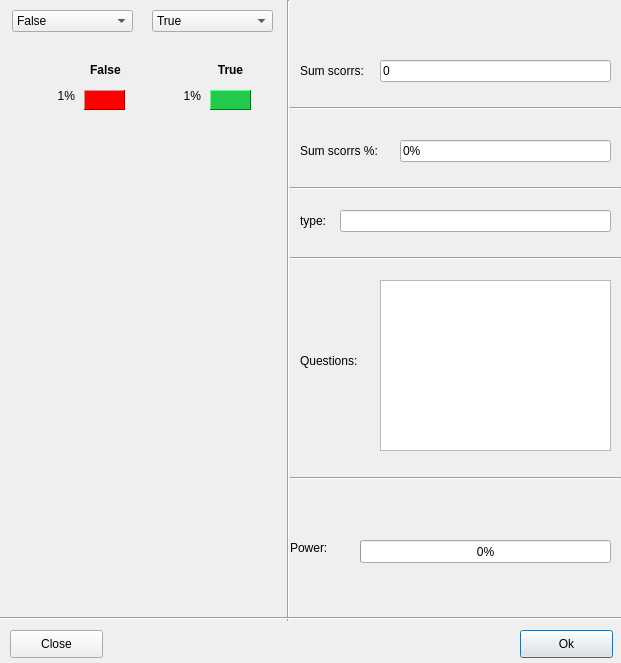
<?xml version="1.0" encoding="UTF-8"?>
<ui version="4.0">
 <class>Dialog</class>
 <widget class="QDialog" name="Dialog">
  <property name="geometry">
   <rect>
    <x>0</x>
    <y>0</y>
    <width>621</width>
    <height>663</height>
   </rect>
  </property>
  <property name="windowTitle">
   <string>report card</string>
  </property>
  <property name="windowIcon">
   <iconset>
    <normaloff>icon.ico</normaloff>icon.ico</iconset>
  </property>
  <widget class="QPushButton" name="pushButton">
   <property name="geometry">
    <rect>
     <x>520</x>
     <y>630</y>
     <width>93</width>
     <height>28</height>
    </rect>
   </property>
   <property name="text">
    <string>Ok</string>
   </property>
  </widget>
  <widget class="QPushButton" name="pushButton_2">
   <property name="geometry">
    <rect>
     <x>10</x>
     <y>630</y>
     <width>93</width>
     <height>28</height>
    </rect>
   </property>
   <property name="text">
    <string>Close</string>
   </property>
  </widget>
  <widget class="QLabel" name="label">
   <property name="geometry">
    <rect>
     <x>84</x>
     <y>90</y>
     <width>41</width>
     <height>20</height>
    </rect>
   </property>
   <property name="palette">
    <palette>
     <active>
      <colorrole role="WindowText">
       <brush brushstyle="SolidPattern">
        <color alpha="255">
         <red>0</red>
         <green>0</green>
         <blue>0</blue>
        </color>
       </brush>
      </colorrole>
      <colorrole role="Button">
       <brush brushstyle="SolidPattern">
        <color alpha="255">
         <red>255</red>
         <green>0</green>
         <blue>0</blue>
        </color>
       </brush>
      </colorrole>
      <colorrole role="Light">
       <brush brushstyle="SolidPattern">
        <color alpha="255">
         <red>255</red>
         <green>127</green>
         <blue>127</blue>
        </color>
       </brush>
      </colorrole>
      <colorrole role="Midlight">
       <brush brushstyle="SolidPattern">
        <color alpha="255">
         <red>255</red>
         <green>63</green>
         <blue>63</blue>
        </color>
       </brush>
      </colorrole>
      <colorrole role="Dark">
       <brush brushstyle="SolidPattern">
        <color alpha="255">
         <red>127</red>
         <green>0</green>
         <blue>0</blue>
        </color>
       </brush>
      </colorrole>
      <colorrole role="Mid">
       <brush brushstyle="SolidPattern">
        <color alpha="255">
         <red>170</red>
         <green>0</green>
         <blue>0</blue>
        </color>
       </brush>
      </colorrole>
      <colorrole role="Text">
       <brush brushstyle="SolidPattern">
        <color alpha="255">
         <red>0</red>
         <green>0</green>
         <blue>0</blue>
        </color>
       </brush>
      </colorrole>
      <colorrole role="BrightText">
       <brush brushstyle="SolidPattern">
        <color alpha="255">
         <red>255</red>
         <green>255</green>
         <blue>255</blue>
        </color>
       </brush>
      </colorrole>
      <colorrole role="ButtonText">
       <brush brushstyle="SolidPattern">
        <color alpha="255">
         <red>0</red>
         <green>0</green>
         <blue>0</blue>
        </color>
       </brush>
      </colorrole>
      <colorrole role="Base">
       <brush brushstyle="SolidPattern">
        <color alpha="255">
         <red>255</red>
         <green>255</green>
         <blue>255</blue>
        </color>
       </brush>
      </colorrole>
      <colorrole role="Window">
       <brush brushstyle="SolidPattern">
        <color alpha="255">
         <red>255</red>
         <green>0</green>
         <blue>0</blue>
        </color>
       </brush>
      </colorrole>
      <colorrole role="Shadow">
       <brush brushstyle="SolidPattern">
        <color alpha="255">
         <red>0</red>
         <green>0</green>
         <blue>0</blue>
        </color>
       </brush>
      </colorrole>
      <colorrole role="AlternateBase">
       <brush brushstyle="SolidPattern">
        <color alpha="255">
         <red>255</red>
         <green>127</green>
         <blue>127</blue>
        </color>
       </brush>
      </colorrole>
      <colorrole role="ToolTipBase">
       <brush brushstyle="SolidPattern">
        <color alpha="255">
         <red>255</red>
         <green>255</green>
         <blue>220</blue>
        </color>
       </brush>
      </colorrole>
      <colorrole role="ToolTipText">
       <brush brushstyle="SolidPattern">
        <color alpha="255">
         <red>0</red>
         <green>0</green>
         <blue>0</blue>
        </color>
       </brush>
      </colorrole>
      <colorrole role="PlaceholderText">
       <brush brushstyle="SolidPattern">
        <color alpha="128">
         <red>0</red>
         <green>0</green>
         <blue>0</blue>
        </color>
       </brush>
      </colorrole>
     </active>
     <inactive>
      <colorrole role="WindowText">
       <brush brushstyle="SolidPattern">
        <color alpha="255">
         <red>0</red>
         <green>0</green>
         <blue>0</blue>
        </color>
       </brush>
      </colorrole>
      <colorrole role="Button">
       <brush brushstyle="SolidPattern">
        <color alpha="255">
         <red>255</red>
         <green>0</green>
         <blue>0</blue>
        </color>
       </brush>
      </colorrole>
      <colorrole role="Light">
       <brush brushstyle="SolidPattern">
        <color alpha="255">
         <red>255</red>
         <green>127</green>
         <blue>127</blue>
        </color>
       </brush>
      </colorrole>
      <colorrole role="Midlight">
       <brush brushstyle="SolidPattern">
        <color alpha="255">
         <red>255</red>
         <green>63</green>
         <blue>63</blue>
        </color>
       </brush>
      </colorrole>
      <colorrole role="Dark">
       <brush brushstyle="SolidPattern">
        <color alpha="255">
         <red>127</red>
         <green>0</green>
         <blue>0</blue>
        </color>
       </brush>
      </colorrole>
      <colorrole role="Mid">
       <brush brushstyle="SolidPattern">
        <color alpha="255">
         <red>170</red>
         <green>0</green>
         <blue>0</blue>
        </color>
       </brush>
      </colorrole>
      <colorrole role="Text">
       <brush brushstyle="SolidPattern">
        <color alpha="255">
         <red>0</red>
         <green>0</green>
         <blue>0</blue>
        </color>
       </brush>
      </colorrole>
      <colorrole role="BrightText">
       <brush brushstyle="SolidPattern">
        <color alpha="255">
         <red>255</red>
         <green>255</green>
         <blue>255</blue>
        </color>
       </brush>
      </colorrole>
      <colorrole role="ButtonText">
       <brush brushstyle="SolidPattern">
        <color alpha="255">
         <red>0</red>
         <green>0</green>
         <blue>0</blue>
        </color>
       </brush>
      </colorrole>
      <colorrole role="Base">
       <brush brushstyle="SolidPattern">
        <color alpha="255">
         <red>255</red>
         <green>255</green>
         <blue>255</blue>
        </color>
       </brush>
      </colorrole>
      <colorrole role="Window">
       <brush brushstyle="SolidPattern">
        <color alpha="255">
         <red>255</red>
         <green>0</green>
         <blue>0</blue>
        </color>
       </brush>
      </colorrole>
      <colorrole role="Shadow">
       <brush brushstyle="SolidPattern">
        <color alpha="255">
         <red>0</red>
         <green>0</green>
         <blue>0</blue>
        </color>
       </brush>
      </colorrole>
      <colorrole role="AlternateBase">
       <brush brushstyle="SolidPattern">
        <color alpha="255">
         <red>255</red>
         <green>127</green>
         <blue>127</blue>
        </color>
       </brush>
      </colorrole>
      <colorrole role="ToolTipBase">
       <brush brushstyle="SolidPattern">
        <color alpha="255">
         <red>255</red>
         <green>255</green>
         <blue>220</blue>
        </color>
       </brush>
      </colorrole>
      <colorrole role="ToolTipText">
       <brush brushstyle="SolidPattern">
        <color alpha="255">
         <red>0</red>
         <green>0</green>
         <blue>0</blue>
        </color>
       </brush>
      </colorrole>
      <colorrole role="PlaceholderText">
       <brush brushstyle="SolidPattern">
        <color alpha="128">
         <red>0</red>
         <green>0</green>
         <blue>0</blue>
        </color>
       </brush>
      </colorrole>
     </inactive>
     <disabled>
      <colorrole role="WindowText">
       <brush brushstyle="SolidPattern">
        <color alpha="255">
         <red>127</red>
         <green>0</green>
         <blue>0</blue>
        </color>
       </brush>
      </colorrole>
      <colorrole role="Button">
       <brush brushstyle="SolidPattern">
        <color alpha="255">
         <red>255</red>
         <green>0</green>
         <blue>0</blue>
        </color>
       </brush>
      </colorrole>
      <colorrole role="Light">
       <brush brushstyle="SolidPattern">
        <color alpha="255">
         <red>255</red>
         <green>127</green>
         <blue>127</blue>
        </color>
       </brush>
      </colorrole>
      <colorrole role="Midlight">
       <brush brushstyle="SolidPattern">
        <color alpha="255">
         <red>255</red>
         <green>63</green>
         <blue>63</blue>
        </color>
       </brush>
      </colorrole>
      <colorrole role="Dark">
       <brush brushstyle="SolidPattern">
        <color alpha="255">
         <red>127</red>
         <green>0</green>
         <blue>0</blue>
        </color>
       </brush>
      </colorrole>
      <colorrole role="Mid">
       <brush brushstyle="SolidPattern">
        <color alpha="255">
         <red>170</red>
         <green>0</green>
         <blue>0</blue>
        </color>
       </brush>
      </colorrole>
      <colorrole role="Text">
       <brush brushstyle="SolidPattern">
        <color alpha="255">
         <red>127</red>
         <green>0</green>
         <blue>0</blue>
        </color>
       </brush>
      </colorrole>
      <colorrole role="BrightText">
       <brush brushstyle="SolidPattern">
        <color alpha="255">
         <red>255</red>
         <green>255</green>
         <blue>255</blue>
        </color>
       </brush>
      </colorrole>
      <colorrole role="ButtonText">
       <brush brushstyle="SolidPattern">
        <color alpha="255">
         <red>127</red>
         <green>0</green>
         <blue>0</blue>
        </color>
       </brush>
      </colorrole>
      <colorrole role="Base">
       <brush brushstyle="SolidPattern">
        <color alpha="255">
         <red>255</red>
         <green>0</green>
         <blue>0</blue>
        </color>
       </brush>
      </colorrole>
      <colorrole role="Window">
       <brush brushstyle="SolidPattern">
        <color alpha="255">
         <red>255</red>
         <green>0</green>
         <blue>0</blue>
        </color>
       </brush>
      </colorrole>
      <colorrole role="Shadow">
       <brush brushstyle="SolidPattern">
        <color alpha="255">
         <red>0</red>
         <green>0</green>
         <blue>0</blue>
        </color>
       </brush>
      </colorrole>
      <colorrole role="AlternateBase">
       <brush brushstyle="SolidPattern">
        <color alpha="255">
         <red>255</red>
         <green>0</green>
         <blue>0</blue>
        </color>
       </brush>
      </colorrole>
      <colorrole role="ToolTipBase">
       <brush brushstyle="SolidPattern">
        <color alpha="255">
         <red>255</red>
         <green>255</green>
         <blue>220</blue>
        </color>
       </brush>
      </colorrole>
      <colorrole role="ToolTipText">
       <brush brushstyle="SolidPattern">
        <color alpha="255">
         <red>0</red>
         <green>0</green>
         <blue>0</blue>
        </color>
       </brush>
      </colorrole>
      <colorrole role="PlaceholderText">
       <brush brushstyle="SolidPattern">
        <color alpha="128">
         <red>0</red>
         <green>0</green>
         <blue>0</blue>
        </color>
       </brush>
      </colorrole>
     </disabled>
    </palette>
   </property>
   <property name="autoFillBackground">
    <bool>true</bool>
   </property>
   <property name="frameShape">
    <enum>QFrame::Panel</enum>
   </property>
   <property name="frameShadow">
    <enum>QFrame::Raised</enum>
   </property>
   <property name="text">
    <string/>
   </property>
  </widget>
  <widget class="QLabel" name="label_3">
   <property name="geometry">
    <rect>
     <x>210</x>
     <y>90</y>
     <width>41</width>
     <height>20</height>
    </rect>
   </property>
   <property name="palette">
    <palette>
     <active>
      <colorrole role="WindowText">
       <brush brushstyle="SolidPattern">
        <color alpha="255">
         <red>0</red>
         <green>0</green>
         <blue>0</blue>
        </color>
       </brush>
      </colorrole>
      <colorrole role="Button">
       <brush brushstyle="SolidPattern">
        <color alpha="255">
         <red>36</red>
         <green>200</green>
         <blue>77</blue>
        </color>
       </brush>
      </colorrole>
      <colorrole role="Light">
       <brush brushstyle="SolidPattern">
        <color alpha="255">
         <red>91</red>
         <green>255</green>
         <blue>132</blue>
        </color>
       </brush>
      </colorrole>
      <colorrole role="Midlight">
       <brush brushstyle="SolidPattern">
        <color alpha="255">
         <red>63</red>
         <green>227</green>
         <blue>104</blue>
        </color>
       </brush>
      </colorrole>
      <colorrole role="Dark">
       <brush brushstyle="SolidPattern">
        <color alpha="255">
         <red>18</red>
         <green>100</green>
         <blue>38</blue>
        </color>
       </brush>
      </colorrole>
      <colorrole role="Mid">
       <brush brushstyle="SolidPattern">
        <color alpha="255">
         <red>24</red>
         <green>133</green>
         <blue>51</blue>
        </color>
       </brush>
      </colorrole>
      <colorrole role="Text">
       <brush brushstyle="SolidPattern">
        <color alpha="255">
         <red>0</red>
         <green>0</green>
         <blue>0</blue>
        </color>
       </brush>
      </colorrole>
      <colorrole role="BrightText">
       <brush brushstyle="SolidPattern">
        <color alpha="255">
         <red>255</red>
         <green>255</green>
         <blue>255</blue>
        </color>
       </brush>
      </colorrole>
      <colorrole role="ButtonText">
       <brush brushstyle="SolidPattern">
        <color alpha="255">
         <red>0</red>
         <green>0</green>
         <blue>0</blue>
        </color>
       </brush>
      </colorrole>
      <colorrole role="Base">
       <brush brushstyle="SolidPattern">
        <color alpha="255">
         <red>255</red>
         <green>255</green>
         <blue>255</blue>
        </color>
       </brush>
      </colorrole>
      <colorrole role="Window">
       <brush brushstyle="SolidPattern">
        <color alpha="255">
         <red>36</red>
         <green>200</green>
         <blue>77</blue>
        </color>
       </brush>
      </colorrole>
      <colorrole role="Shadow">
       <brush brushstyle="SolidPattern">
        <color alpha="255">
         <red>0</red>
         <green>0</green>
         <blue>0</blue>
        </color>
       </brush>
      </colorrole>
      <colorrole role="AlternateBase">
       <brush brushstyle="SolidPattern">
        <color alpha="255">
         <red>145</red>
         <green>227</green>
         <blue>166</blue>
        </color>
       </brush>
      </colorrole>
      <colorrole role="ToolTipBase">
       <brush brushstyle="SolidPattern">
        <color alpha="255">
         <red>255</red>
         <green>255</green>
         <blue>220</blue>
        </color>
       </brush>
      </colorrole>
      <colorrole role="ToolTipText">
       <brush brushstyle="SolidPattern">
        <color alpha="255">
         <red>0</red>
         <green>0</green>
         <blue>0</blue>
        </color>
       </brush>
      </colorrole>
      <colorrole role="PlaceholderText">
       <brush brushstyle="SolidPattern">
        <color alpha="128">
         <red>0</red>
         <green>0</green>
         <blue>0</blue>
        </color>
       </brush>
      </colorrole>
     </active>
     <inactive>
      <colorrole role="WindowText">
       <brush brushstyle="SolidPattern">
        <color alpha="255">
         <red>0</red>
         <green>0</green>
         <blue>0</blue>
        </color>
       </brush>
      </colorrole>
      <colorrole role="Button">
       <brush brushstyle="SolidPattern">
        <color alpha="255">
         <red>36</red>
         <green>200</green>
         <blue>77</blue>
        </color>
       </brush>
      </colorrole>
      <colorrole role="Light">
       <brush brushstyle="SolidPattern">
        <color alpha="255">
         <red>91</red>
         <green>255</green>
         <blue>132</blue>
        </color>
       </brush>
      </colorrole>
      <colorrole role="Midlight">
       <brush brushstyle="SolidPattern">
        <color alpha="255">
         <red>63</red>
         <green>227</green>
         <blue>104</blue>
        </color>
       </brush>
      </colorrole>
      <colorrole role="Dark">
       <brush brushstyle="SolidPattern">
        <color alpha="255">
         <red>18</red>
         <green>100</green>
         <blue>38</blue>
        </color>
       </brush>
      </colorrole>
      <colorrole role="Mid">
       <brush brushstyle="SolidPattern">
        <color alpha="255">
         <red>24</red>
         <green>133</green>
         <blue>51</blue>
        </color>
       </brush>
      </colorrole>
      <colorrole role="Text">
       <brush brushstyle="SolidPattern">
        <color alpha="255">
         <red>0</red>
         <green>0</green>
         <blue>0</blue>
        </color>
       </brush>
      </colorrole>
      <colorrole role="BrightText">
       <brush brushstyle="SolidPattern">
        <color alpha="255">
         <red>255</red>
         <green>255</green>
         <blue>255</blue>
        </color>
       </brush>
      </colorrole>
      <colorrole role="ButtonText">
       <brush brushstyle="SolidPattern">
        <color alpha="255">
         <red>0</red>
         <green>0</green>
         <blue>0</blue>
        </color>
       </brush>
      </colorrole>
      <colorrole role="Base">
       <brush brushstyle="SolidPattern">
        <color alpha="255">
         <red>255</red>
         <green>255</green>
         <blue>255</blue>
        </color>
       </brush>
      </colorrole>
      <colorrole role="Window">
       <brush brushstyle="SolidPattern">
        <color alpha="255">
         <red>36</red>
         <green>200</green>
         <blue>77</blue>
        </color>
       </brush>
      </colorrole>
      <colorrole role="Shadow">
       <brush brushstyle="SolidPattern">
        <color alpha="255">
         <red>0</red>
         <green>0</green>
         <blue>0</blue>
        </color>
       </brush>
      </colorrole>
      <colorrole role="AlternateBase">
       <brush brushstyle="SolidPattern">
        <color alpha="255">
         <red>145</red>
         <green>227</green>
         <blue>166</blue>
        </color>
       </brush>
      </colorrole>
      <colorrole role="ToolTipBase">
       <brush brushstyle="SolidPattern">
        <color alpha="255">
         <red>255</red>
         <green>255</green>
         <blue>220</blue>
        </color>
       </brush>
      </colorrole>
      <colorrole role="ToolTipText">
       <brush brushstyle="SolidPattern">
        <color alpha="255">
         <red>0</red>
         <green>0</green>
         <blue>0</blue>
        </color>
       </brush>
      </colorrole>
      <colorrole role="PlaceholderText">
       <brush brushstyle="SolidPattern">
        <color alpha="128">
         <red>0</red>
         <green>0</green>
         <blue>0</blue>
        </color>
       </brush>
      </colorrole>
     </inactive>
     <disabled>
      <colorrole role="WindowText">
       <brush brushstyle="SolidPattern">
        <color alpha="255">
         <red>18</red>
         <green>100</green>
         <blue>38</blue>
        </color>
       </brush>
      </colorrole>
      <colorrole role="Button">
       <brush brushstyle="SolidPattern">
        <color alpha="255">
         <red>36</red>
         <green>200</green>
         <blue>77</blue>
        </color>
       </brush>
      </colorrole>
      <colorrole role="Light">
       <brush brushstyle="SolidPattern">
        <color alpha="255">
         <red>91</red>
         <green>255</green>
         <blue>132</blue>
        </color>
       </brush>
      </colorrole>
      <colorrole role="Midlight">
       <brush brushstyle="SolidPattern">
        <color alpha="255">
         <red>63</red>
         <green>227</green>
         <blue>104</blue>
        </color>
       </brush>
      </colorrole>
      <colorrole role="Dark">
       <brush brushstyle="SolidPattern">
        <color alpha="255">
         <red>18</red>
         <green>100</green>
         <blue>38</blue>
        </color>
       </brush>
      </colorrole>
      <colorrole role="Mid">
       <brush brushstyle="SolidPattern">
        <color alpha="255">
         <red>24</red>
         <green>133</green>
         <blue>51</blue>
        </color>
       </brush>
      </colorrole>
      <colorrole role="Text">
       <brush brushstyle="SolidPattern">
        <color alpha="255">
         <red>18</red>
         <green>100</green>
         <blue>38</blue>
        </color>
       </brush>
      </colorrole>
      <colorrole role="BrightText">
       <brush brushstyle="SolidPattern">
        <color alpha="255">
         <red>255</red>
         <green>255</green>
         <blue>255</blue>
        </color>
       </brush>
      </colorrole>
      <colorrole role="ButtonText">
       <brush brushstyle="SolidPattern">
        <color alpha="255">
         <red>18</red>
         <green>100</green>
         <blue>38</blue>
        </color>
       </brush>
      </colorrole>
      <colorrole role="Base">
       <brush brushstyle="SolidPattern">
        <color alpha="255">
         <red>36</red>
         <green>200</green>
         <blue>77</blue>
        </color>
       </brush>
      </colorrole>
      <colorrole role="Window">
       <brush brushstyle="SolidPattern">
        <color alpha="255">
         <red>36</red>
         <green>200</green>
         <blue>77</blue>
        </color>
       </brush>
      </colorrole>
      <colorrole role="Shadow">
       <brush brushstyle="SolidPattern">
        <color alpha="255">
         <red>0</red>
         <green>0</green>
         <blue>0</blue>
        </color>
       </brush>
      </colorrole>
      <colorrole role="AlternateBase">
       <brush brushstyle="SolidPattern">
        <color alpha="255">
         <red>36</red>
         <green>200</green>
         <blue>77</blue>
        </color>
       </brush>
      </colorrole>
      <colorrole role="ToolTipBase">
       <brush brushstyle="SolidPattern">
        <color alpha="255">
         <red>255</red>
         <green>255</green>
         <blue>220</blue>
        </color>
       </brush>
      </colorrole>
      <colorrole role="ToolTipText">
       <brush brushstyle="SolidPattern">
        <color alpha="255">
         <red>0</red>
         <green>0</green>
         <blue>0</blue>
        </color>
       </brush>
      </colorrole>
      <colorrole role="PlaceholderText">
       <brush brushstyle="SolidPattern">
        <color alpha="128">
         <red>0</red>
         <green>0</green>
         <blue>0</blue>
        </color>
       </brush>
      </colorrole>
     </disabled>
    </palette>
   </property>
   <property name="autoFillBackground">
    <bool>true</bool>
   </property>
   <property name="frameShape">
    <enum>QFrame::Panel</enum>
   </property>
   <property name="frameShadow">
    <enum>QFrame::Raised</enum>
   </property>
   <property name="text">
    <string/>
   </property>
  </widget>
  <widget class="QLabel" name="label_4">
   <property name="geometry">
    <rect>
     <x>175</x>
     <y>60</y>
     <width>111</width>
     <height>20</height>
    </rect>
   </property>
   <property name="font">
    <font>
     <weight>75</weight>
     <bold>true</bold>
    </font>
   </property>
   <property name="text">
    <string>True</string>
   </property>
   <property name="alignment">
    <set>Qt::AlignCenter</set>
   </property>
  </widget>
  <widget class="QLabel" name="label_5">
   <property name="geometry">
    <rect>
     <x>24</x>
     <y>80</y>
     <width>51</width>
     <height>31</height>
    </rect>
   </property>
   <property name="text">
    <string>1%</string>
   </property>
   <property name="alignment">
    <set>Qt::AlignRight|Qt::AlignTrailing|Qt::AlignVCenter</set>
   </property>
  </widget>
  <widget class="QLabel" name="label_6">
   <property name="geometry">
    <rect>
     <x>150</x>
     <y>80</y>
     <width>51</width>
     <height>31</height>
    </rect>
   </property>
   <property name="text">
    <string>1%</string>
   </property>
   <property name="alignment">
    <set>Qt::AlignRight|Qt::AlignTrailing|Qt::AlignVCenter</set>
   </property>
  </widget>
  <widget class="QLabel" name="label_8">
   <property name="geometry">
    <rect>
     <x>50</x>
     <y>60</y>
     <width>111</width>
     <height>20</height>
    </rect>
   </property>
   <property name="font">
    <font>
     <weight>75</weight>
     <bold>true</bold>
    </font>
   </property>
   <property name="text">
    <string>False</string>
   </property>
   <property name="alignment">
    <set>Qt::AlignCenter</set>
   </property>
  </widget>
  <widget class="QLabel" name="label_7">
   <property name="geometry">
    <rect>
     <x>300</x>
     <y>60</y>
     <width>81</width>
     <height>21</height>
    </rect>
   </property>
   <property name="text">
    <string>Sum scorrs:</string>
   </property>
  </widget>
  <widget class="QLineEdit" name="lineEdit">
   <property name="geometry">
    <rect>
     <x>380</x>
     <y>60</y>
     <width>231</width>
     <height>22</height>
    </rect>
   </property>
   <property name="text">
    <string>0</string>
   </property>
  </widget>
  <widget class="QLabel" name="label_9">
   <property name="geometry">
    <rect>
     <x>300</x>
     <y>140</y>
     <width>91</width>
     <height>21</height>
    </rect>
   </property>
   <property name="text">
    <string>Sum scorrs %:</string>
   </property>
  </widget>
  <widget class="QLineEdit" name="lineEdit_2">
   <property name="geometry">
    <rect>
     <x>400</x>
     <y>140</y>
     <width>211</width>
     <height>22</height>
    </rect>
   </property>
   <property name="text">
    <string>0%</string>
   </property>
  </widget>
  <widget class="Line" name="line">
   <property name="geometry">
    <rect>
     <x>280</x>
     <y>0</y>
     <width>16</width>
     <height>621</height>
    </rect>
   </property>
   <property name="orientation">
    <enum>Qt::Vertical</enum>
   </property>
  </widget>
  <widget class="Line" name="line_2">
   <property name="geometry">
    <rect>
     <x>0</x>
     <y>610</y>
     <width>631</width>
     <height>16</height>
    </rect>
   </property>
   <property name="orientation">
    <enum>Qt::Horizontal</enum>
   </property>
  </widget>
  <widget class="QComboBox" name="comboBox">
   <property name="geometry">
    <rect>
     <x>12</x>
     <y>10</y>
     <width>121</width>
     <height>22</height>
    </rect>
   </property>
   <item>
    <property name="text">
     <string>False</string>
    </property>
   </item>
  </widget>
  <widget class="QComboBox" name="comboBox_2">
   <property name="geometry">
    <rect>
     <x>152</x>
     <y>10</y>
     <width>121</width>
     <height>22</height>
    </rect>
   </property>
   <item>
    <property name="text">
     <string>True</string>
    </property>
   </item>
  </widget>
  <widget class="QLabel" name="label_10">
   <property name="geometry">
    <rect>
     <x>300</x>
     <y>210</y>
     <width>91</width>
     <height>21</height>
    </rect>
   </property>
   <property name="text">
    <string>type:</string>
   </property>
   <property name="alignment">
    <set>Qt::AlignLeading|Qt::AlignLeft|Qt::AlignVCenter</set>
   </property>
   <property name="openExternalLinks">
    <bool>false</bool>
   </property>
  </widget>
  <widget class="QLineEdit" name="lineEdit_3">
   <property name="geometry">
    <rect>
     <x>340</x>
     <y>210</y>
     <width>271</width>
     <height>22</height>
    </rect>
   </property>
   <property name="text">
    <string/>
   </property>
  </widget>
  <widget class="QLabel" name="label_11">
   <property name="geometry">
    <rect>
     <x>300</x>
     <y>350</y>
     <width>91</width>
     <height>21</height>
    </rect>
   </property>
   <property name="text">
    <string>Questions:</string>
   </property>
   <property name="alignment">
    <set>Qt::AlignLeading|Qt::AlignLeft|Qt::AlignVCenter</set>
   </property>
   <property name="openExternalLinks">
    <bool>false</bool>
   </property>
  </widget>
  <widget class="QListWidget" name="listWidget">
   <property name="geometry">
    <rect>
     <x>380</x>
     <y>280</y>
     <width>231</width>
     <height>171</height>
    </rect>
   </property>
  </widget>
  <widget class="Line" name="line_3">
   <property name="geometry">
    <rect>
     <x>290</x>
     <y>100</y>
     <width>331</width>
     <height>16</height>
    </rect>
   </property>
   <property name="orientation">
    <enum>Qt::Horizontal</enum>
   </property>
  </widget>
  <widget class="Line" name="line_4">
   <property name="geometry">
    <rect>
     <x>290</x>
     <y>180</y>
     <width>331</width>
     <height>16</height>
    </rect>
   </property>
   <property name="orientation">
    <enum>Qt::Horizontal</enum>
   </property>
  </widget>
  <widget class="Line" name="line_5">
   <property name="geometry">
    <rect>
     <x>290</x>
     <y>250</y>
     <width>331</width>
     <height>16</height>
    </rect>
   </property>
   <property name="orientation">
    <enum>Qt::Horizontal</enum>
   </property>
  </widget>
  <widget class="Line" name="line_6">
   <property name="geometry">
    <rect>
     <x>290</x>
     <y>470</y>
     <width>331</width>
     <height>16</height>
    </rect>
   </property>
   <property name="orientation">
    <enum>Qt::Horizontal</enum>
   </property>
  </widget>
  <widget class="QLabel" name="label_2">
   <property name="geometry">
    <rect>
     <x>290</x>
     <y>540</y>
     <width>55</width>
     <height>16</height>
    </rect>
   </property>
   <property name="text">
    <string>Power:</string>
   </property>
  </widget>
  <widget class="QProgressBar" name="progressBar">
   <property name="geometry">
    <rect>
     <x>360</x>
     <y>540</y>
     <width>251</width>
     <height>23</height>
    </rect>
   </property>
   <property name="value">
    <number>0</number>
   </property>
   <property name="alignment">
    <set>Qt::AlignCenter</set>
   </property>
   <property name="invertedAppearance">
    <bool>false</bool>
   </property>
   <property name="textDirection">
    <enum>QProgressBar::TopToBottom</enum>
   </property>
  </widget>
 </widget>
 <resources/>
 <connections/>
</ui>
